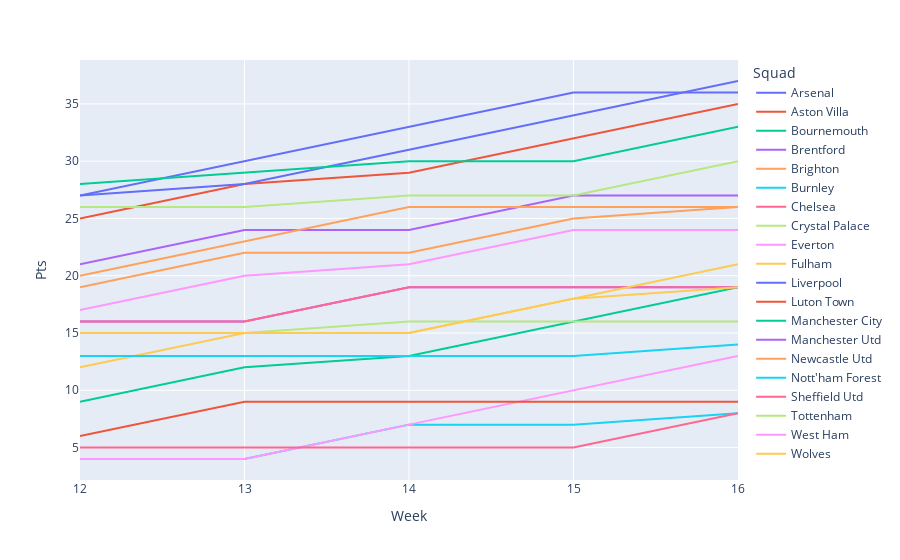

The notebook cell this image was saved under:
### Code cell
createTotalPointsPerWeekDashbaord()

### Figure 1 — Plotly figure (JSON) as saved in the notebook; plotly's stock layout.template omitted (floating-point values rounded to 4 significant figures)
{"data": [{"hovertemplate": "Squad=Arsenal<br>Week=%{x}<br>Pts=%{y}<extra></extra>", "legendgroup": "Arsenal", "line": {"color": "#636efa", "dash": "solid"}, "marker": {"symbol": "circle"}, "mode": "lines", "name": "Arsenal", "orientation": "v", "showlegend": true, "type": "scatter", "x": ["12", "13", "14", "15", "16"], "xaxis": "x", "y": [27, 30, 33, 36, 36], "yaxis": "y"}, {"hovertemplate": "Squad=Aston Villa<br>Week=%{x}<br>Pts=%{y}<extra></extra>", "legendgroup": "Aston Villa", "line": {"color": "#EF553B", "dash": "solid"}, "marker": {"symbol": "circle"}, "mode": "lines", "name": "Aston Villa", "orientation": "v", "showlegend": true, "type": "scatter", "x": ["12", "13", "14", "15", "16"], "xaxis": "x", "y": [25, 28, 29, 32, 35], "yaxis": "y"}, {"hovertemplate": "Squad=Bournemouth<br>Week=%{x}<br>Pts=%{y}<extra></extra>", "legendgroup": "Bournemouth", "line": {"color": "#00cc96", "dash": "solid"}, "marker": {"symbol": "circle"}, "mode": "lines", "name": "Bournemouth", "orientation": "v", "showlegend": true, "type": "scatter", "x": ["12", "13", "14", "15", "16"], "xaxis": "x", "y": [9, 12, 13, 16, 19], "yaxis": "y"}, {"hovertemplate": "Squad=Brentford<br>Week=%{x}<br>Pts=%{y}<extra></extra>", "legendgroup": "Brentford", "line": {"color": "#ab63fa", "dash": "solid"}, "marker": {"symbol": "circle"}, "mode": "lines", "name": "Brentford", "orientation": "v", "showlegend": true, "type": "scatter", "x": ["12", "13", "14", "15", "16"], "xaxis": "x", "y": [16, 16, 19, 19, 19], "yaxis": "y"}, {"hovertemplate": "Squad=Brighton<br>Week=%{x}<br>Pts=%{y}<extra></extra>", "legendgroup": "Brighton", "line": {"color": "#FFA15A", "dash": "solid"}, "marker": {"symbol": "circle"}, "mode": "lines", "name": "Brighton", "orientation": "v", "showlegend": true, "type": "scatter", "x": ["12", "13", "14", "15", "16"], "xaxis": "x", "y": [19, 22, 22, 25, 26], "yaxis": "y"}, {"hovertemplate": "Squad=Burnley<br>Week=%{x}<br>Pts=%{y}<extra></extra>", "legendgroup": "Burnley", "line": {"color": "#19d3f3", "dash": "solid"}, "marker": {"symbol": "circle"}, "mode": "lines", "name": "Burnley", "orientation": "v", "showlegend": true, "type": "scatter", "x": ["12", "13", "14", "15", "16"], "xaxis": "x", "y": [4, 4, 7, 7, 8], "yaxis": "y"}, {"hovertemplate": "Squad=Chelsea<br>Week=%{x}<br>Pts=%{y}<extra></extra>", "legendgroup": "Chelsea", "line": {"color": "#FF6692", "dash": "solid"}, "marker": {"symbol": "circle"}, "mode": "lines", "name": "Chelsea", "orientation": "v", "showlegend": true, "type": "scatter", "x": ["12", "13", "14", "15", "16"], "xaxis": "x", "y": [16, 16, 19, 19, 19], "yaxis": "y"}, {"hovertemplate": "Squad=Crystal Palace<br>Week=%{x}<br>Pts=%{y}<extra></extra>", "legendgroup": "Crystal Palace", "line": {"color": "#B6E880", "dash": "solid"}, "marker": {"symbol": "circle"}, "mode": "lines", "name": "Crystal Palace", "orientation": "v", "showlegend": true, "type": "scatter", "x": ["12", "13", "14", "15", "16"], "xaxis": "x", "y": [15, 15, 16, 16, 16], "yaxis": "y"}, {"hovertemplate": "Squad=Everton<br>Week=%{x}<br>Pts=%{y}<extra></extra>", "legendgroup": "Everton", "line": {"color": "#FF97FF", "dash": "solid"}, "marker": {"symbol": "circle"}, "mode": "lines", "name": "Everton", "orientation": "v", "showlegend": true, "type": "scatter", "x": ["12", "13", "14", "15", "16"], "xaxis": "x", "y": [4, 4, 7, 10, 13], "yaxis": "y"}, {"hovertemplate": "Squad=Fulham<br>Week=%{x}<br>Pts=%{y}<extra></extra>", "legendgroup": "Fulham", "line": {"color": "#FECB52", "dash": "solid"}, "marker": {"symbol": "circle"}, "mode": "lines", "name": "Fulham", "orientation": "v", "showlegend": true, "type": "scatter", "x": ["12", "13", "14", "15", "16"], "xaxis": "x", "y": [12, 15, 15, 18, 21], "yaxis": "y"}, {"hovertemplate": "Squad=Liverpool<br>Week=%{x}<br>Pts=%{y}<extra></extra>", "legendgroup": "Liverpool", "line": {"color": "#636efa", "dash": "solid"}, "marker": {"symbol": "circle"}, "mode": "lines", "name": "Liverpool", "orientation": "v", "showlegend": true, "type": "scatter", "x": ["12", "13", "14", "15", "16"], "xaxis": "x", "y": [27, 28, 31, 34, 37], "yaxis": "y"}, {"hovertemplate": "Squad=Luton Town<br>Week=%{x}<br>Pts=%{y}<extra></extra>", "legendgroup": "Luton Town", "line": {"color": "#EF553B", "dash": "solid"}, "marker": {"symbol": "circle"}, "mode": "lines", "name": "Luton Town", "orientation": "v", "showlegend": true, "type": "scatter", "x": ["12", "13", "14", "15", "16"], "xaxis": "x", "y": [6, 9, 9, 9, 9], "yaxis": "y"}, {"hovertemplate": "Squad=Manchester City<br>Week=%{x}<br>Pts=%{y}<extra></extra>", "legendgroup": "Manchester City", "line": {"color": "#00cc96", "dash": "solid"}, "marker": {"symbol": "circle"}, "mode": "lines", "name": "Manchester City", "orientation": "v", "showlegend": true, "type": "scatter", "x": ["12", "13", "14", "15", "16"], "xaxis": "x", "y": [28, 29, 30, 30, 33], "yaxis": "y"}, {"hovertemplate": "Squad=Manchester Utd<br>Week=%{x}<br>Pts=%{y}<extra></extra>", "legendgroup": "Manchester Utd", "line": {"color": "#ab63fa", "dash": "solid"}, "marker": {"symbol": "circle"}, "mode": "lines", "name": "Manchester Utd", "orientation": "v", "showlegend": true, "type": "scatter", "x": ["12", "13", "14", "15", "16"], "xaxis": "x", "y": [21, 24, 24, 27, 27], "yaxis": "y"}, {"hovertemplate": "Squad=Newcastle Utd<br>Week=%{x}<br>Pts=%{y}<extra></extra>", "legendgroup": "Newcastle Utd", "line": {"color": "#FFA15A", "dash": "solid"}, "marker": {"symbol": "circle"}, "mode": "lines", "name": "Newcastle Utd", "orientation": "v", "showlegend": true, "type": "scatter", "x": ["12", "13", "14", "15", "16"], "xaxis": "x", "y": [20, 23, 26, 26, 26], "yaxis": "y"}, {"hovertemplate": "Squad=Nott'ham Forest<br>Week=%{x}<br>Pts=%{y}<extra></extra>", "legendgroup": "Nott'ham Forest", "line": {"color": "#19d3f3", "dash": "solid"}, "marker": {"symbol": "circle"}, "mode": "lines", "name": "Nott'ham Forest", "orientation": "v", "showlegend": true, "type": "scatter", "x": ["12", "13", "14", "15", "16"], "xaxis": "x", "y": [13, 13, 13, 13, 14], "yaxis": "y"}, {"hovertemplate": "Squad=Sheffield Utd<br>Week=%{x}<br>Pts=%{y}<extra></extra>", "legendgroup": "Sheffield Utd", "line": {"color": "#FF6692", "dash": "solid"}, "marker": {"symbol": "circle"}, "mode": "lines", "name": "Sheffield Utd", "orientation": "v", "showlegend": true, "type": "scatter", "x": ["12", "13", "14", "15", "16"], "xaxis": "x", "y": [5, 5, 5, 5, 8], "yaxis": "y"}, {"hovertemplate": "Squad=Tottenham<br>Week=%{x}<br>Pts=%{y}<extra></extra>", "legendgroup": "Tottenham", "line": {"color": "#B6E880", "dash": "solid"}, "marker": {"symbol": "circle"}, "mode": "lines", "name": "Tottenham", "orientation": "v", "showlegend": true, "type": "scatter", "x": ["12", "13", "14", "15", "16"], "xaxis": "x", "y": [26, 26, 27, 27, 30], "yaxis": "y"}, {"hovertemplate": "Squad=West Ham<br>Week=%{x}<br>Pts=%{y}<extra></extra>", "legendgroup": "West Ham", "line": {"color": "#FF97FF", "dash": "solid"}, "marker": {"symbol": "circle"}, "mode": "lines", "name": "West Ham", "orientation": "v", "showlegend": true, "type": "scatter", "x": ["12", "13", "14", "15", "16"], "xaxis": "x", "y": [17, 20, 21, 24, 24], "yaxis": "y"}, {"hovertemplate": "Squad=Wolves<br>Week=%{x}<br>Pts=%{y}<extra></extra>", "legendgroup": "Wolves", "line": {"color": "#FECB52", "dash": "solid"}, "marker": {"symbol": "circle"}, "mode": "lines", "name": "Wolves", "orientation": "v", "showlegend": true, "type": "scatter", "x": ["12", "13", "14", "15", "16"], "xaxis": "x", "y": [15, 15, 15, 18, 19], "yaxis": "y"}], "layout": {"legend": {"title": {"text": "Squad"}, "tracegroupgap": 0}, "margin": {"t": 60}, "xaxis": {"anchor": "y", "domain": [0, 1], "title": {"text": "Week"}}, "yaxis": {"anchor": "x", "domain": [0, 1], "title": {"text": "Pts"}}}}
